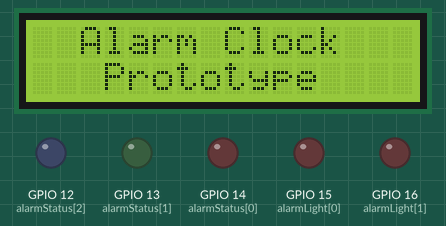
Bench run of a sketch on a simulated ESP32-S2. On the bench: 16×2 character LCD, output pins drawn as LEDs (lit = HIGH). The local clock reads 2024-03-15 10:24:30 at power-on unless the sketch sets it.

Above: at 0.1 s.
At 3.2 s:
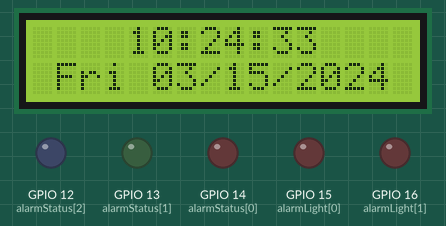
At 7.1 s:
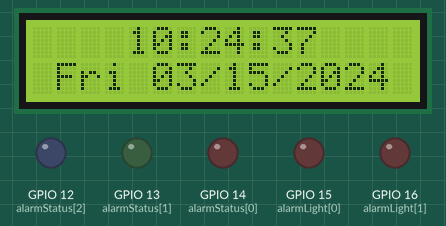
At 11.1 s:
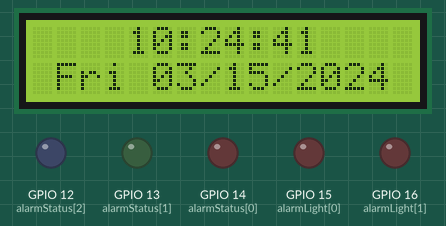
At 20.1 s:
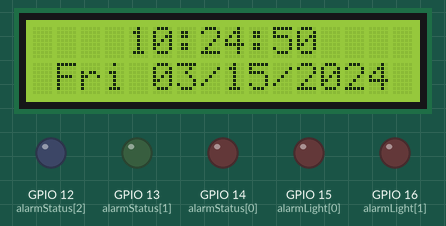
At 36.1 s:
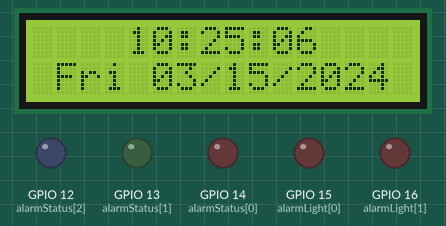

Measured:
- what the display in image 1 shows lasts 1.0 s, from 3.1 s to 4.1 s
- what the display in image 2 shows lasts 1.0 s, from 7.1 s to 8.1 s

The sketch:

alarm_clock.ino
```cpp
#include <RTClib.h>
#include <LiquidCrystal_I2C.h>
#include <Wire.h>
#include <Keypad.h>


LiquidCrystal_I2C myLCD(0x27, 16, 2);
RTC_DS1307 myRTC;

int alarmStatus[] = {14, 13, 12};
int alarmLight[] = {15, 16};

int buzzerPin = 17;

const int rows = 4, columns = 4;
char keys[rows][columns] = {
  {'1', '2', '3', 'A'},
  {'4', '5', '6', 'B'},
  {'7', '8', '9', 'C'},
  {'*', '0', '#', 'D'}
};
uint8_t columnPins[columns] = {21, 20, 19, 18};
uint8_t rowPins[rows] = {35, 34, 33, 26};

Keypad alarmKeypad = Keypad(makeKeymap(keys), rowPins, columnPins, rows, columns);


void setup() {
  for (int i = 0; i < (sizeof(alarmStatus) / sizeof(alarmStatus[0])); i++) {
    pinMode(alarmStatus[i], OUTPUT);
  }
  for (int i = 0; i < (sizeof(alarmLight) / sizeof(alarmLight[0])); i++) {
    pinMode(alarmLight[i], OUTPUT);
  }


  Wire.begin(8,9);
  myRTC.begin();
  myLCD.init();
  myLCD.backlight();

  printLCD("  Alarm Clock  ", "   Prototype", 3000);
}

void loop() {
  printTimeDate();
}

void printTimeDate() {
  DateTime myClock = myRTC.now();
  char daysOfTheWeek[7][12] = {"Sun", "Mon", "Tue", "Wed", "Thu", "Fri", "Sat"};
  int prevSec = -1;

  char dateStatement[17];
  char timeStatement[17];

  while (true) {
    myClock = myRTC.now();

    if (myClock.second() != prevSec) {

      snprintf(dateStatement, sizeof(dateStatement), "%02d/%02d/%02d", myClock.month(), myClock.day(), myClock.year());
      snprintf(timeStatement, sizeof(timeStatement), "%02d:%02d:%02d", myClock.hour(), myClock.minute(), myClock.second());

      myLCD.setCursor(0, 0);
      myLCD.print("    ");
      myLCD.print(timeStatement);
      myLCD.print("    ");


      myLCD.setCursor(0, 1);
      myLCD.print(" ");
      myLCD.print(daysOfTheWeek[myClock.dayOfTheWeek()]);
      myLCD.print(" ");
      myLCD.print(dateStatement);


      prevSec = myClock.second();
    } else {
      delay(45);
    }
  }
}

void printLCD(String statement1, String statement2, int delayTime) {
  myLCD.clear();
  myLCD.setCursor(0, 0);
  myLCD.print(statement1);
  myLCD.setCursor(0, 1);
  myLCD.print(statement2);
  delay(delayTime);
}
```
